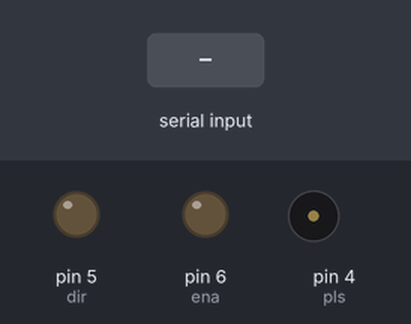
A sketch run on a simulated Arduino Uno, built with avr-gcc and run on an emulated ATmega328P. Shown: output pins drawn as LEDs (lit = HIGH), buzzer (waves = sounding). The test bench sets the inputs (shaded band). Pins used as bus, display or sensor lines are not drawn.

Above: at 1.2 s.
1.3 s: "1\n" received over the second serial link
At 3.5 s:
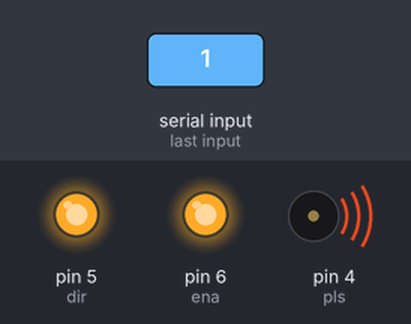
3.8 s: "0\n" received over the second serial link
At 5.3 s:
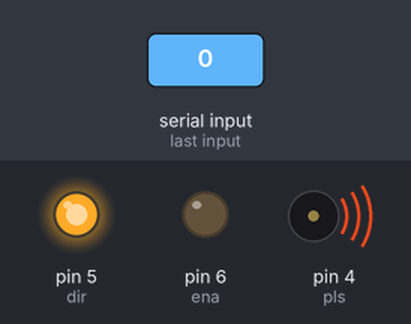
6.2 s: "2\n" received over the second serial link
At 8.4 s:
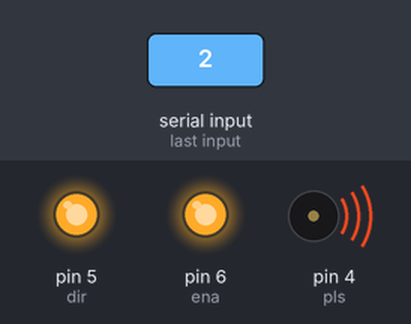
Timing chart, 0 to 9.9 s (numbered marks = the images above; inputs shaded):
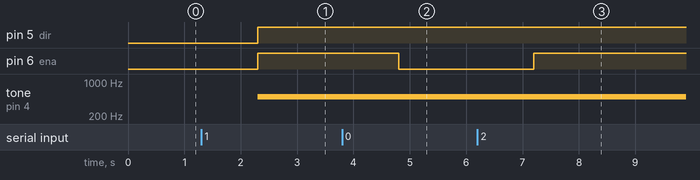

Measured:
- after the input at 1.3 s, pin 5 (dir), pin 6 (ena): LOW → HIGH after 1.0 s; tone on pin 4 (pls): silent → 500 Hz after 1.0 s
- after the input at 3.8 s, pin 6 (ena): HIGH → LOW after 1.0 s
- after the input at 6.2 s, pin 6 (ena): LOW → HIGH after 1.0 s

The sketch:

final_use__stepper_bluetooth.ino
```cpp
#include <SoftwareSerial.h>
#define vcc 3
#define pls 4
#define dir 5
#define ena 6
int TxD = 11;
int RxD = 10;
SoftwareSerial bluetooth(TxD, RxD);

void setup() {
Serial.begin(9600);       // start serial communication at 9600bps
bluetooth.begin(9600);
pinMode(vcc,OUTPUT);
pinMode(pls,OUTPUT);
pinMode(dir,OUTPUT);
pinMode(ena,OUTPUT);
}

void loop() {
 if (bluetooth.available()){
  String value = bluetooth.readString();
   if (value.toInt() == 1)
   {
  digitalWrite(vcc,HIGH);
  digitalWrite(pls,HIGH);
  digitalWrite(dir,HIGH);
  digitalWrite(ena,HIGH);
  tone(pls,500);
   }
   if (value.toInt() == 0)
   {
  digitalWrite(vcc,HIGH);
  digitalWrite(pls,HIGH);
  digitalWrite(dir,HIGH);
  digitalWrite(ena,LOW);
  tone(pls,500);
    }
   if (value.toInt() == 2)
   {
  digitalWrite(vcc,LOW);
  digitalWrite(pls,HIGH);
  digitalWrite(dir,HIGH);
  digitalWrite(ena,HIGH);
   }
   }
   }
```
